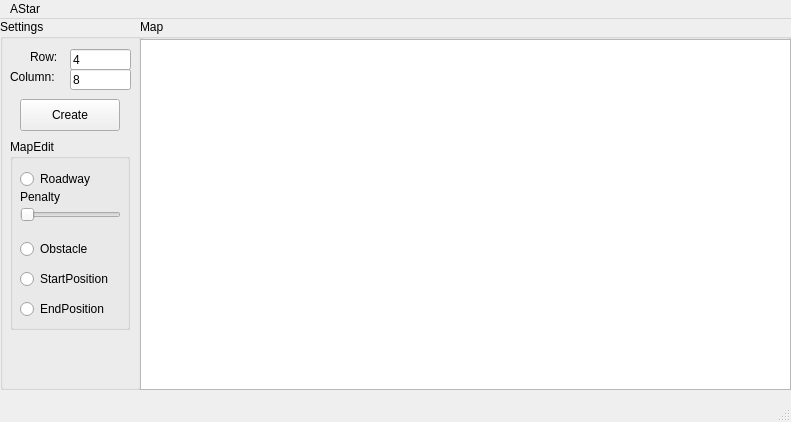
<?xml version="1.0" encoding="UTF-8"?>
<ui version="4.0">
 <class>MainWindow</class>
 <widget class="QMainWindow" name="MainWindow">
  <property name="geometry">
   <rect>
    <x>0</x>
    <y>0</y>
    <width>791</width>
    <height>422</height>
   </rect>
  </property>
  <property name="windowTitle">
   <string>AStar</string>
  </property>
  <widget class="QWidget" name="centralwidget">
   <widget class="QGroupBox" name="gb_settings">
    <property name="geometry">
     <rect>
      <x>0</x>
      <y>0</y>
      <width>141</width>
      <height>371</height>
     </rect>
    </property>
    <property name="title">
     <string>Settings</string>
    </property>
    <widget class="QPushButton" name="pb_confirm">
     <property name="geometry">
      <rect>
       <x>20</x>
       <y>80</y>
       <width>100</width>
       <height>32</height>
      </rect>
     </property>
     <property name="text">
      <string>Create</string>
     </property>
    </widget>
    <widget class="QLabel" name="label_2">
     <property name="geometry">
      <rect>
       <x>10</x>
       <y>50</y>
       <width>61</width>
       <height>16</height>
      </rect>
     </property>
     <property name="text">
      <string>Column:</string>
     </property>
    </widget>
    <widget class="QLineEdit" name="le_column">
     <property name="geometry">
      <rect>
       <x>70</x>
       <y>50</y>
       <width>61</width>
       <height>21</height>
      </rect>
     </property>
     <property name="text">
      <string>8</string>
     </property>
    </widget>
    <widget class="QLabel" name="label">
     <property name="geometry">
      <rect>
       <x>30</x>
       <y>30</y>
       <width>31</width>
       <height>16</height>
      </rect>
     </property>
     <property name="text">
      <string>Row:</string>
     </property>
    </widget>
    <widget class="QLineEdit" name="le_row">
     <property name="geometry">
      <rect>
       <x>70</x>
       <y>30</y>
       <width>61</width>
       <height>21</height>
      </rect>
     </property>
     <property name="text">
      <string>4</string>
     </property>
    </widget>
    <widget class="QGroupBox" name="groupBox">
     <property name="geometry">
      <rect>
       <x>10</x>
       <y>120</y>
       <width>120</width>
       <height>191</height>
      </rect>
     </property>
     <property name="title">
      <string>MapEdit</string>
     </property>
     <widget class="QRadioButton" name="rb_roadway">
      <property name="geometry">
       <rect>
        <x>10</x>
        <y>30</y>
        <width>99</width>
        <height>20</height>
       </rect>
      </property>
      <property name="text">
       <string>Roadway</string>
      </property>
     </widget>
     <widget class="QSlider" name="hs_penalty">
      <property name="geometry">
       <rect>
        <x>10</x>
        <y>60</y>
        <width>101</width>
        <height>31</height>
       </rect>
      </property>
      <property name="orientation">
       <enum>Qt::Horizontal</enum>
      </property>
     </widget>
     <widget class="QLabel" name="label_3">
      <property name="geometry">
       <rect>
        <x>10</x>
        <y>50</y>
        <width>58</width>
        <height>16</height>
       </rect>
      </property>
      <property name="text">
       <string>Penalty</string>
      </property>
     </widget>
     <widget class="QRadioButton" name="rb_obstacle">
      <property name="geometry">
       <rect>
        <x>10</x>
        <y>100</y>
        <width>99</width>
        <height>20</height>
       </rect>
      </property>
      <property name="text">
       <string>Obstacle</string>
      </property>
     </widget>
     <widget class="QRadioButton" name="rb_startingposition">
      <property name="geometry">
       <rect>
        <x>10</x>
        <y>130</y>
        <width>101</width>
        <height>20</height>
       </rect>
      </property>
      <property name="text">
       <string>StartPosition</string>
      </property>
     </widget>
     <widget class="QRadioButton" name="rb_endingposition">
      <property name="geometry">
       <rect>
        <x>10</x>
        <y>160</y>
        <width>99</width>
        <height>20</height>
       </rect>
      </property>
      <property name="text">
       <string>EndPosition</string>
      </property>
     </widget>
    </widget>
   </widget>
   <widget class="QGroupBox" name="gb_map">
    <property name="geometry">
     <rect>
      <x>140</x>
      <y>0</y>
      <width>651</width>
      <height>371</height>
     </rect>
    </property>
    <property name="title">
     <string>Map</string>
    </property>
    <widget class="QGraphicsView" name="w_path">
     <property name="geometry">
      <rect>
       <x>0</x>
       <y>20</y>
       <width>651</width>
       <height>351</height>
      </rect>
     </property>
    </widget>
   </widget>
  </widget>
  <widget class="QMenuBar" name="menubar">
   <property name="geometry">
    <rect>
     <x>0</x>
     <y>0</y>
     <width>791</width>
     <height>24</height>
    </rect>
   </property>
   <widget class="QMenu" name="menuAStar">
    <property name="title">
     <string>AStar</string>
    </property>
   </widget>
   <addaction name="menuAStar"/>
  </widget>
  <widget class="QStatusBar" name="statusbar"/>
 </widget>
 <resources/>
 <connections/>
</ui>
